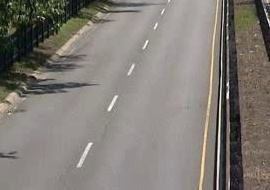
#> input picture images/background.jpg, 270 x 190 px
$ jupyter execute morphological-operations.ipynb   (shell and % lines are left out)
#> lines starting #> are read from the running program, lines starting #| are printed output that depends on the picture; after the words box and inside, x2 and y2 are one past the last pixel; in counts of white or black regions, pixels touching at a corner belong together
# Morphological Operations

[cell 1]
import cv2 as cv
import numpy as np
import matplotlib.pyplot as plt

[cell 2]
background_img = cv.imread("../images/background.jpg")
#> background_img is the input picture: shape (190, 270, 3); mean B, G, R 117.1, 123.4, 128.4
plt.imshow(background_img[:,:,::-1])

[cell 3]
current_img = cv.imread("../images/current.jpg")
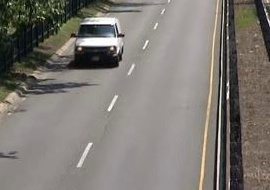
#> input picture images/current.jpg, 270 x 190 px
#> current_img is the input picture: shape (190, 270, 3); mean B, G, R 115.3, 121.2, 125.8
plt.imshow(current_img[:,:,::-1])

[cell 4]
background_gray = cv.cvtColor(background_img, cv.COLOR_BGR2GRAY)
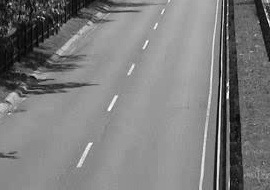
#> background_gray: shape (190, 270); min 1, max 254, mean 124.2

[cell 5]
current_gray = cv.cvtColor(current_img, cv.COLOR_BGR2GRAY)
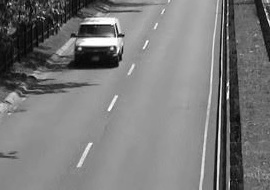
#> current_gray: shape (190, 270); min 0, max 255, mean 121.9

[cell 6]
plt.imshow(current_gray, cmap="gray")

[cell 7]
diff_gray = current_gray - background_gray
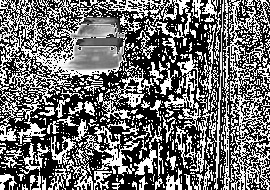
#> diff_gray: shape (190, 270); min 0, max 255, mean 110.5

[cell 8]
plt.imshow(diff_gray, cmap="gray")

[cell 9]
_, binary_img = cv.threshold(diff_gray, 10, 1, cv.THRESH_BINARY)
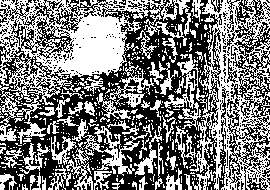
#> binary_img: shape (190, 270); values 0 (black) and 1 (white), 48.3% white; 498 white regions (437 under 20 px), largest, box (x1, y1, x2, y2) and area: (0, 0, 191, 144) 8173, (190, 0, 270, 190) 6836, (57, 116, 148, 190) 1483

[cell 10]
binary_img

[cell 11]
plt.imshow(binary_img, cmap="gray")

[cell 12]
cross_kernel = np.array([[0, 1, 0],
                         [1, 1, 1],
                         [0, 1, 0]])

[cell 13]
cross_kernel_2 = cv.getStructuringElement(cv.MORPH_RECT, (5,5))

[cell 14]
cross_kernel_2

[cell 15]
output_binary = cv.erode(binary_img, cross_kernel_2)
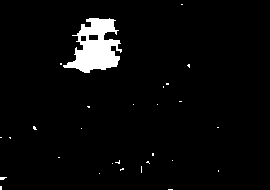
#> output_binary: shape (190, 270); values 0 (black) and 1 (white), 3.8% white; 28 white regions (27 under 20 px), largest, box (x1, y1, x2, y2) and area: (63, 18, 122, 73) 1821

[cell 16]
plt.imshow(output_binary, cmap="gray")

[cell 17]
output_binary = binary_img.copy()

for i in range(3):
    output_binary = cv.erode(output_binary, cross_kernel_2)

[cell 18]
plt.imshow(output_binary, cmap="gray")

[cell 19]
for i in range(3):
    output_binary = cv.dilate(output_binary, cross_kernel_2)
#> this loop made 3 passes
#> pass 1, `output_binary = cv.dilate(output_binary, cross_kernel_2)`:
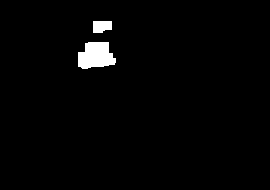
#> output_binary: shape (190, 270); values 0 (black) and 1 (white), 1.9% white; 2 white regions, box (x1, y1, x2, y2) and area: (78, 42, 116, 69) 780, (93, 21, 112, 33) 203
#> pass 2, `output_binary = cv.dilate(output_binary, cross_kernel_2)`:
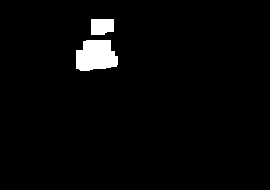
#> output_binary: shape (190, 270); values 0 (black) and 1 (white), 2.7% white; 2 white regions, box (x1, y1, x2, y2) and area: (76, 40, 118, 71) 1056, (91, 19, 114, 35) 343
#> pass 3, `output_binary = cv.dilate(output_binary, cross_kernel_2)`:
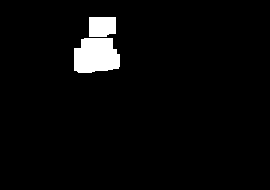
#> output_binary: shape (190, 270); values 0 (black) and 1 (white), 3.7% white; 2 white regions

[cell 20]
plt.imshow(output_binary, cmap="gray")

[cell 21]
contours, hierarchy = cv.findContours(output_binary, cv.RETR_EXTERNAL, cv.CHAIN_APPROX_NONE)
#> contours = 2 contours; box (x1, y1, x2, y2) and area: (74, 38, 120, 73) 1290, (89, 17, 116, 37) 470

[cell 22]
len(contours)
#> Out = 2

[cell 23]
for i in range(len(contours)):
    boundRect = cv.boundingRect(contours[i])
    cv.rectangle(current_img, boundRect, (0, 0, 255), 1)
#> this loop made 2 passes
#> boundRect on passes 1 to 2: (74, 38, 46, 35), (89, 17, 27, 20)
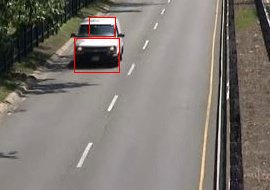
#> current_img: shape (190, 270, 3); 0.48% of pixels changed, all inside (x1, y1, x2, y2) = (74, 17, 120, 73)

[cell 24]
plt.imshow(current_img[:,:,::-1])
